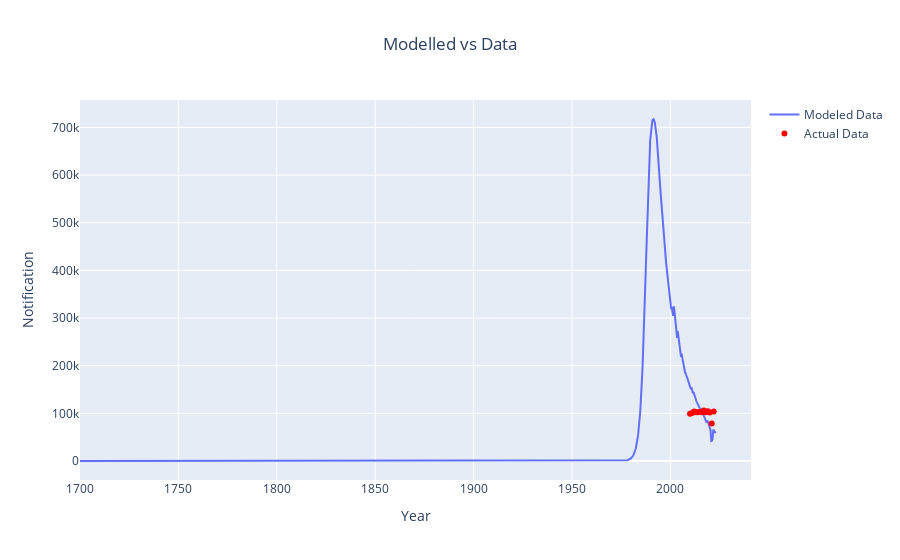

Notebook cell for this chart:
### Code cell
plot_model_vs_actual(
    derived_df_0, notifs, "notification", "Notification", "Modelled vs Data"
)

### Figure 1 — Plotly figure (JSON) as saved in the notebook; plotly's stock layout.template omitted (floating-point values rounded to 4 significant figures; data arrays with more than 128 entries replaced by an {"elided": "..."} marker saying what was removed)
{"data": [{"mode": "lines", "name": "Modeled Data", "type": "scatter", "x": {"elided": "3231 float values"}, "y": {"elided": "3231 float values"}}, {"marker": {"color": "red"}, "mode": "markers", "name": "Actual Data", "type": "scatter", "x": [2010, 2011, 2012, 2013, 2014, 2015, 2016, 2017, 2018, 2019, 2020, 2021, 2022], "y": [99022, 100518, 103906, 102196, 102087, 102676, 102527, 105733, 102171, 104505, 101795, 78935, 103804]}], "layout": {"title": {"text": "Modelled vs Data", "x": 0.5}, "xaxis": {"title": {"text": "Year"}}, "yaxis": {"title": {"text": "Notification"}}}}
